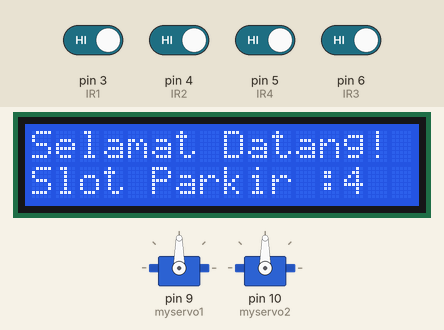
A sketch run on a simulated Arduino Uno, built with avr-gcc and run on an emulated ATmega328P. Shown: 16×2 character LCD, 2 × servo. Inputs (shaded band) come from the test bench; at power-on: pin 3 (IR1), pin 4 (IR2), pin 5 (IR4), pin 6 (IR3) HIGH.

Above: at 1.2 s.
1.3 s: pin 3 (IR1) driven LOW
At 2.2 s:
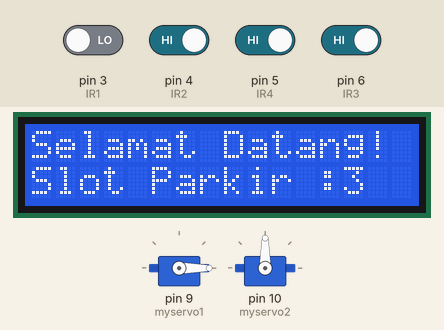
2.8 s: pin 4 (IR2) driven LOW
At 5.6 s:
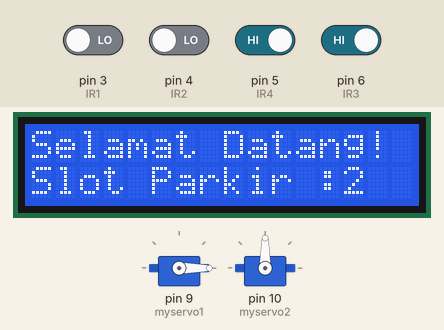
5.8 s: pin 6 (IR3) driven LOW
At 8.6 s:
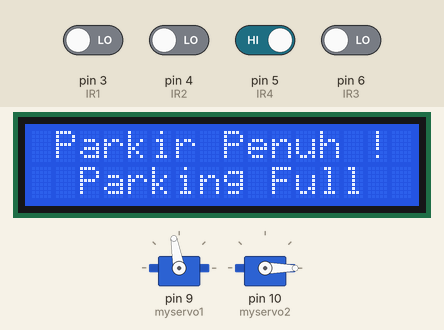
8.8 s: pin 5 (IR4) driven LOW
At 11.6 s:
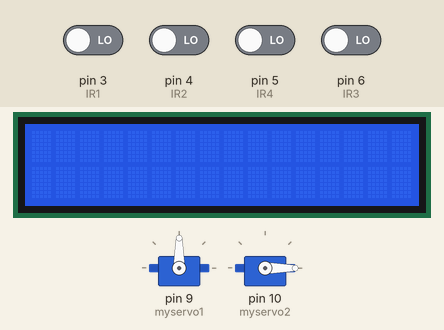
11.8 s: pin 3 (IR1) driven HIGH
At 13.7 s:
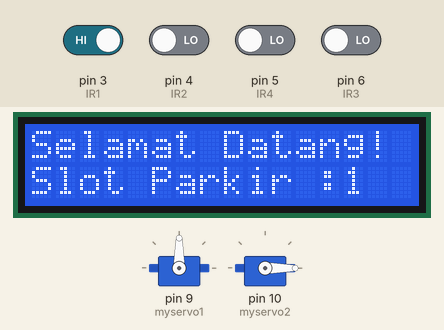
14.8 s: pin 3 (IR1) driven LOW
At 16.8 s:
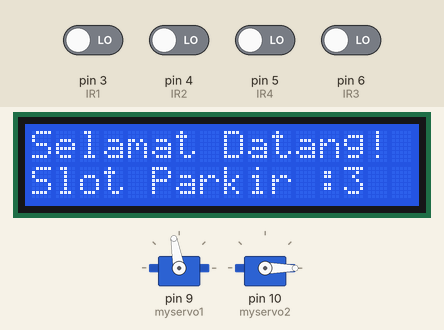
Timing chart, 0 to 18.8 s (numbered marks = the images above; inputs shaded):
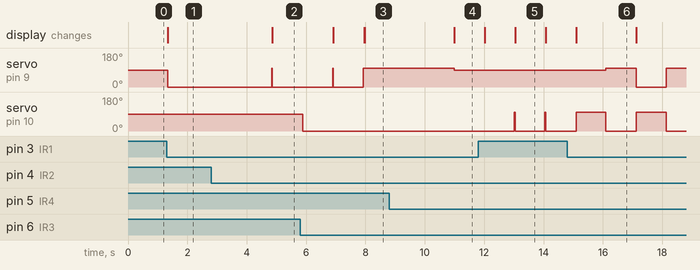

The sketch:

PALANG_PINTU.ino
```cpp
#include <Wire.h>
#include <LiquidCrystal_I2C.h>
LiquidCrystal_I2C lcd(0x27,16,2);  //Change the HEX address
#include <Servo.h>

Servo myservo1;
Servo myservo2;

// pin sensor infrared palang pintu
int IR1 = 3;  // pin palang pintu in
int IR2 = 4;
int IR3 = 6; // pin palang pintu out
int IR4 = 5;

int Slot = 4;           //Masukkan total slot parkir yang tersedia

int flag1 = 0;
int flag2 = 0;
int flag3 = 0;
int flag4 = 0;

void setup() {
  lcd.begin(16,2);
  lcd.backlight();
  pinMode(IR1, INPUT);
  pinMode(IR2, INPUT);
  pinMode(IR3, INPUT);
  pinMode(IR4, INPUT);

  myservo1.attach(9); // pin dc motor servo palang masuk
  myservo1.write(90);

  myservo2.attach(10); // pin dc motor servo palang keluar
  myservo2.write(90);

  /*lcd.setCursor (0,0);
  lcd.print("     ARDUINO    ");
  lcd.setCursor (0,1);
  lcd.print(" PARKING SYSTEM ");
  delay (2000);
  lcd.clear();*/
}

void loop(){

  //palang pintu masuk

  if(digitalRead (IR1) == LOW && flag1==0){
    if(Slot>0){
      flag1=1;
    if(flag2==0){
      myservo1.write(0); Slot = Slot-1;
      }
    }
    else{
      lcd.setCursor (0,0);
      lcd.print(" Parkir Penuh ");
      lcd.setCursor (0,1);
      lcd.print("  Parking Full  ");
      delay (3000);
      lcd.clear();
    }
  }
  if(digitalRead (IR2) == LOW && flag2==0){
    flag2=1;
  if(flag1==0){
    myservo1.write(90);
  }
 }
  if(flag1==1 && flag2==1){
    delay (1000);
    myservo1.write(100);
    flag1=0, flag2=0;
  }

  //palang pintu keluar
  if(digitalRead (IR3) == LOW && flag3==0){
      flag3=1;
    if(flag4==0){
      myservo2.write(0); Slot = Slot+1;
      }
  }
 if(digitalRead (IR4) == LOW && flag4==0){
    flag4=1;
  if(flag3==0){
    myservo2.write(90);
  }
 }
  if(flag3==1 && flag4==1){
    delay (1000);
    myservo2.write(100);
    flag3=0, flag4=0;
  }


lcd.setCursor (0,0);
lcd.print("Selamat Datang!");
lcd.setCursor (0,1);
lcd.print("Slot Parkir :");
lcd.print(Slot);
}
```

Measured:
- after the input at 1.3 s, servo on pin 9 (myservo1): 90° → 0° at once; the display: changes at once (image 1)
- after the input at 2.8 s, servo on pin 9 (myservo1): 0° → 100° after 2.0 s, → 0° 0.03 s later; the display: changes after 2.1 s (image 2)
- after the input at 5.8 s, servo on pin 10 (myservo2): 90° → 0° after 0.09 s
- after the input at 8.8 s, the display: changes after 2.2 s (image 4)
- after the input at 14.8 s, servo on pin 9 (myservo1): 90° → 100° after 1.3 s, → 0° 1.0 s later, → 100° 1.0 s later; servo on pin 10 (myservo2): 100° → 0° after 1.3 s, → 100° 1.0 s later, → 0° 1.0 s later
- what the display in image 5 shows lasts 1.1 s, from 13.0 s to 14.1 s
- what the display in image 6 shows lasts 2.0 s, from 15.1 s to 17.1 s
